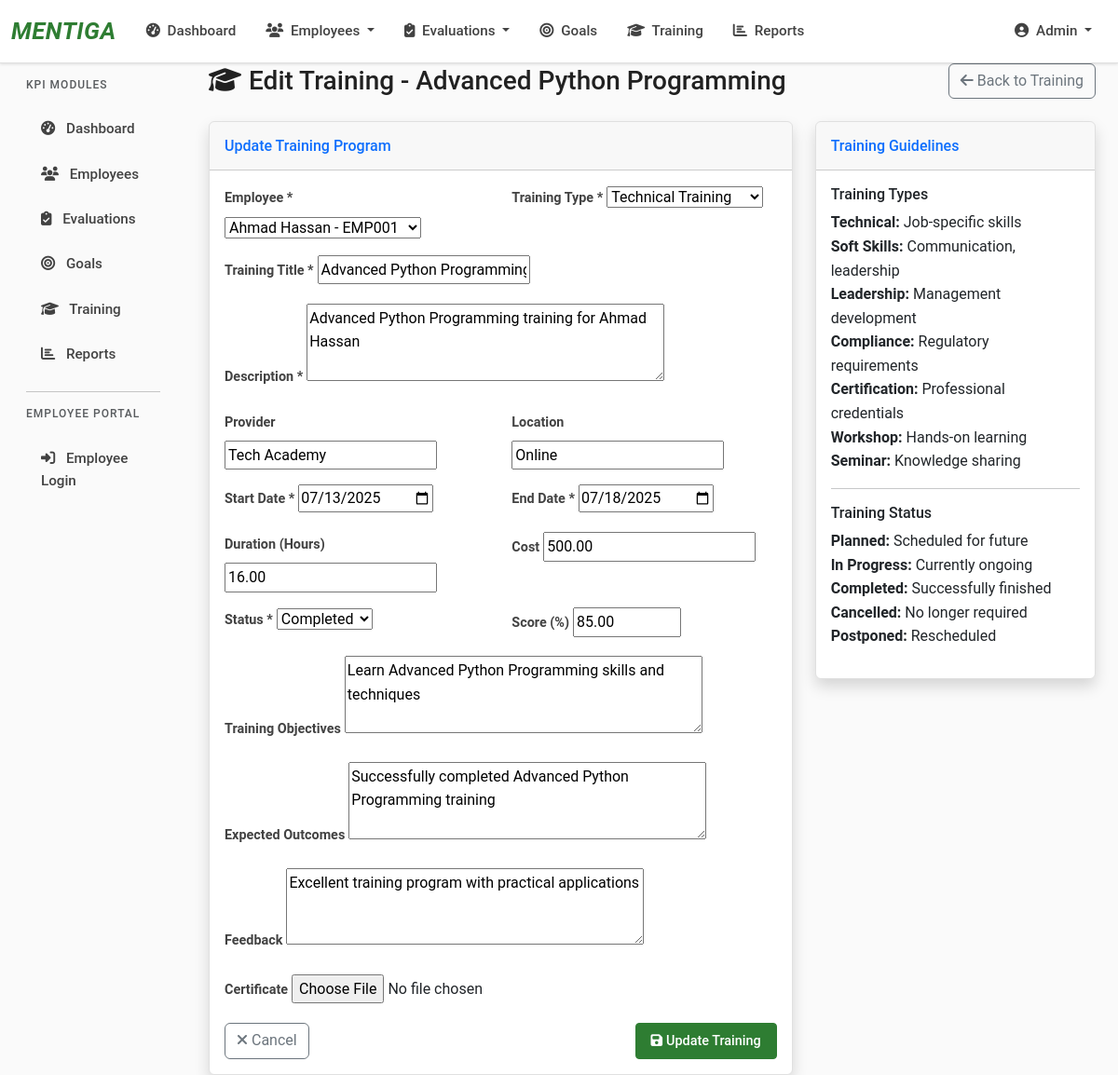
The page /employee/trainings/1/edit/ (signed in) on the database its author committed.
### KPI/models.py (models this page shows, shortened)
class Employee(models.Model):
    EMPLOYEE_STATUS = [
        ('active', 'Active'),
        ('inactive', 'Inactive'),
        ('terminated', 'Terminated'),
        ('probation', 'Probation'),
        ('contract', 'Contract'),
    ]
    GENDER_CHOICES = [
        ('M', 'Male'),
        ('F', 'Female'),
        ('O', 'Other'),
    ]
    user = models.OneToOneField(User, on_delete=models.CASCADE, null=True, blank=True)
    employee_id = models.CharField(max_length=20, unique=True)
    first_name = models.CharField(max_length=100)
    last_name = models.CharField(max_length=100)
    email = models.EmailField()
    phone = models.CharField(max_length=20, blank=True)
    department = models.ForeignKey(Department, on_delete=models.CASCADE)
    position = models.CharField(max_length=100)
    hire_date = models.DateField()
    status = models.CharField(max_length=20, choices=EMPLOYEE_STATUS, default='active')
    manager = models.ForeignKey('self', on_delete=models.SET_NULL, null=True, blank=True)
    gender = models.CharField(max_length=1, choices=GENDER_CHOICES, blank=True)
    date_of_birth = models.DateField(null=True, blank=True)
    address = models.TextField(blank=True)
    emergency_contact = models.CharField(max_length=100, blank=True)
    emergency_phone = models.CharField(max_length=20, blank=True)
    salary = models.DecimalField(max_digits=10, decimal_places=2, null=True, blank=True)
    created_at = models.DateTimeField(auto_now_add=True)
    def __str__(self):
        return f"{self.first_name} {self.last_name} - {self.employee_id}"
    class Meta:
        ordering = ['first_name', 'last_name']

class Training(models.Model):
    TRAINING_STATUS = [
        ('planned', 'Planned'),
        ('in_progress', 'In Progress'),
        ('completed', 'Completed'),
        ('cancelled', 'Cancelled'),
        ('postponed', 'Postponed'),
    ]
    TRAINING_TYPES = [
        ('technical', 'Technical Training'),
        ('soft_skills', 'Soft Skills Training'),
        ('leadership', 'Leadership Training'),
        ('compliance', 'Compliance Training'),
        ('certification', 'Certification'),
        ('workshop', 'Workshop'),
        ('seminar', 'Seminar'),
    ]
    employee = models.ForeignKey(Employee, on_delete=models.CASCADE)
    title = models.CharField(max_length=200)
    description = models.TextField()
    training_type = models.CharField(max_length=20, choices=TRAINING_TYPES, default='technical')
    provider = models.CharField(max_length=100, blank=True)
    location = models.CharField(max_length=100, blank=True)
    start_date = models.DateField()
    end_date = models.DateField()
    duration_hours = models.DecimalField(max_digits=5, decimal_places=2, null=True, blank=True)
    cost = models.DecimalField(max_digits=10, decimal_places=2, null=True, blank=True)
    status = models.CharField(max_length=20, choices=TRAINING_STATUS, default='planned')
    score = models.DecimalField(max_digits=5, decimal_places=2, null=True, blank=True, validators=[MinValueValidator(0), MaxValueValidator(100)])
    certificate = models.FileField(upload_to='certificates/', null=True, blank=True)
    objectives = models.TextField(blank=True)
    outcomes = models.TextField(blank=True)
    feedback = models.TextField(blank=True)
    created_at = models.DateTimeField(auto_now_add=True)
    class Meta:
        ordering = ['-start_date']

### KPI/views.py (the view)
# urls.py: path('trainings/<int:training_id>/edit/', views.training_edit, name='training_edit'),
@login_required
def training_edit(request, training_id):
    training = get_object_or_404(Training, id=training_id)
    if request.method == 'POST':
        form = TrainingForm(request.POST, request.FILES, instance=training)
        if form.is_valid():
            training = form.save()
            messages.success(request, f'Training "{training.title}" updated successfully.')
            return redirect('KPI:training_detail', training_id=training.id)
    else:
        form = TrainingForm(instance=training)
    context = {
        'form': form,
        'training': training,
        'title': f'Edit Training - {training.title}',
        'action': 'Update'
    }
    return render(request, 'KPI/training_form.html', context)

### KPI/forms.py
class TrainingForm(forms.ModelForm):
    class Meta:
        model = Training
        fields = [
            'employee', 'title', 'description', 'training_type', 'provider',
            'location', 'start_date', 'end_date', 'duration_hours', 'cost',
            'status', 'score', 'objectives', 'outcomes', 'feedback', 'certificate'
        ]
        widgets = {
            'start_date': forms.DateInput(attrs={'type': 'date'}),
            'end_date': forms.DateInput(attrs={'type': 'date'}),
            'description': forms.Textarea(attrs={'rows': 3}),
            'objectives': forms.Textarea(attrs={'rows': 3}),
            'outcomes': forms.Textarea(attrs={'rows': 3}),
            'feedback': forms.Textarea(attrs={'rows': 3}),
            'duration_hours': forms.NumberInput(attrs={'min': '0', 'step': '0.5'}),
            'cost': forms.NumberInput(attrs={'min': '0', 'step': '0.01'}),
            'score': forms.NumberInput(attrs={'min': '0', 'max': '100', 'step': '0.01'}),
        }

### KPI/templates/KPI/training_form.html (shortened to what this page needs)
{% extends 'KPI/base.html' %}
{% load static %}
{% block content %}
<div class="container-fluid">
    <div class="d-sm-flex align-items-center justify-content-between mb-4">
        <h1 class="h3 mb-0 text-gray-800">
            <i class="fas fa-graduation-cap me-2"></i>{{ title }}
        </h1>
        <a href="{% url 'KPI:training_list' %}" class="btn btn-outline-secondary">
            <i class="fas fa-arrow-left me-1"></i>Back to Training
        </a>
    </div>
    <div class="row">
        <div class="col-lg-8">
            <div class="card shadow">
                <div class="card-header py-3">
                    <h6 class="m-0 font-weight-bold text-primary">{{ action }} Training Program</h6>
                </div>
                <div class="card-body">
                    <form method="post" enctype="multipart/form-data">
                        <div class="row">
                            <div class="col-md-6">
                                <div class="mb-3">
                                    <label for="{{ form.employee.id_for_label }}" class="form-label">Employee *</label>
                                    {{ form.employee }}
                                </div>
                            </div>
                            <div class="col-md-6">
                                <div class="mb-3">
                                    <label for="{{ form.training_type.id_for_label }}" class="form-label">Training Type *</label>
                                    {{ form.training_type }}
                                </div>
                            </div>
                        </div>
                        <div class="mb-3">
                            <label for="{{ form.title.id_for_label }}" class="form-label">Training Title *</label>
                            {{ form.title }}
                        </div>
                        <div class="mb-3">
                            <label for="{{ form.description.id_for_label }}" class="form-label">Description *</label>
                            {{ form.description }}
                        </div>
                        <div class="row">
                            <div class="col-md-6">
                                <div class="mb-3">
                                    <label for="{{ form.provider.id_for_label }}" class="form-label">Provider</label>
                                    {{ form.provider }}
                                </div>
                            </div>
                            <div class="col-md-6">
                                <div class="mb-3">
                                    <label for="{{ form.location.id_for_label }}" class="form-label">Location</label>
                                    {{ form.location }}
                                </div>
                            </div>
                        </div>
                        <div class="row">
                            <div class="col-md-6">
                                <div class="mb-3">
                                    <label for="{{ form.start_date.id_for_label }}" class="form-label">Start Date *</label>
                                    {{ form.start_date }}
                                </div>
                            </div>
                            <div class="col-md-6">
                                <div class="mb-3">
                                    <label for="{{ form.end_date.id_for_label }}" class="form-label">End Date *</label>
                                    {{ form.end_date }}
                                </div>
                            </div>
                        </div>
                        <div class="row">
                            <div class="col-md-6">
                                <div class="mb-3">
                                    <label for="{{ form.duration_hours.id_for_label }}" class="form-label">Duration (Hours)</label>
                                    {{ form.duration_hours }}
                                </div>
                            </div>
                            <div class="col-md-6">
                                <div class="mb-3">
                                    <label for="{{ form.cost.id_for_label }}" class="form-label">Cost</label>
                                    {{ form.cost }}
                                </div>
                            </div>
                        </div>
                        <div class="row">
                            <div class="col-md-6">
                                <div class="mb-3">
                                    <label for="{{ form.status.id_for_label }}" class="form-label">Status *</label>
                                    {{ form.status }}
                                </div>
                            </div>
                            <div class="col-md-6">
                                <div class="mb-3">
                                    <label for="{{ form.score.id_for_label }}" class="form-label">Score (%)</label>
                                    {{ form.score }}
                                </div>
                            </div>
                        </div>
                        <div class="mb-3">
                            <label for="{{ form.objectives.id_for_label }}" class="form-label">Training Objectives</label>
                            {{ form.objectives }}
                        </div>
                        <div class="mb-3">
                            <label for="{{ form.outcomes.id_for_label }}" class="form-label">Expected Outcomes</label>
                            {{ form.outcomes }}
                        </div>
                        <div class="mb-3">
                            <label for="{{ form.feedback.id_for_label }}" class="form-label">Feedback</label>
                            {{ form.feedback }}
                        </div>
                        <div class="mb-3">
                            <label for="{{ form.certificate.id_for_label }}" class="form-label">Certificate</label>
                            {{ form.certificate }}
                        </div>
                        <div class="d-flex justify-content-between">
                            <a href="{% url 'KPI:training_list' %}" class="btn btn-outline-secondary">
                                <i class="fas fa-times me-1"></i>Cancel
                            </a>
                            <button type="submit" class="btn btn-primary">
                                <i class="fas fa-save me-1"></i>{{ action }} Training
                            </button>
                        </div>
                    </form>
                </div>
            </div>
        </div>
        <div class="col-lg-4">
            <div class="card shadow">
                <div class="card-header py-3">
                    <h6 class="m-0 font-weight-bold text-primary">Training Guidelines</h6>
                </div>
                <div class="card-body">
                    <h6 class="font-weight-bold">Training Types</h6>
                    <ul class="list-unstyled">
                        <li><strong>Technical:</strong> Job-specific skills</li>
                        <li><strong>Soft Skills:</strong> Communication, leadership</li>
                        <li><strong>Leadership:</strong> Management development</li>
                        <li><strong>Compliance:</strong> Regulatory requirements</li>
                        <li><strong>Certification:</strong> Professional credentials</li>
                        <li><strong>Workshop:</strong> Hands-on learning</li>
                        <li><strong>Seminar:</strong> Knowledge sharing</li>
                    </ul>
                    <hr>
                    <h6 class="font-weight-bold">Training Status</h6>
                    <ul class="list-unstyled">
                        <li><strong>Planned:</strong> Scheduled for future</li>
                        <li><strong>In Progress:</strong> Currently ongoing</li>
                        <li><strong>Completed:</strong> Successfully finished</li>
                        <li><strong>Cancelled:</strong> No longer required</li>
                        <li><strong>Postponed:</strong> Rescheduled</li>
                    </ul>
                </div>
            </div>
        </div>
    </div>
</div>
{% endblock %}

### KPI/templates/KPI/base.html (style rules this page uses)
:root { --mentiga-green: #2E7D32; --mentiga-dark-green: #1B5E20; --mentiga-light-green: #A5D6A7; --mentiga-blue: #1565C0; --mentiga-dark-blue: #0D47A1; --mentiga-gray: #424242; --mentiga-light-gray: #757575; }
body { font-family: 'Roboto', 'Segoe UI', Tahoma, Geneva, Verdana, sans-serif; background-color: #FAFAFA; color: #212121; line-height: 1.6; }
.btn-primary { background-color: var(--mentiga-green); border-color: var(--mentiga-green); font-weight: 500; font-size: 0.9rem; padding: 0.5rem 1rem; border-radius: 4px; transition: all 0.2s ease; }
.card { border: 1px solid #E0E0E0; box-shadow: 0 1px 3px rgba(0,0,0,0.08); border-radius: 6px; }
.form-label { font-weight: 600; color: var(--mentiga-gray); margin-bottom: 0.5rem; font-size: 0.9rem; }

### rows shown on the page
Employee: employee "Ahmad Hassan - EMP001"
Training: training_type "Technical Training", title "Advanced Python Programming", description "Advanced Python Programming training for Ahmad Hassan", provider "Tech Academy", location "Online", start_date "07/13/2025", end_date "07/18/2025", duration_hours "16.00", cost "500.00", status "Completed", score "85.00", objectives "Learn Advanced Python Programming skills and techniques", outcomes "Successfully completed Advanced Python Programming training", feedback "Excellent training program with practical applications"

### other values the page prints
{{ title }} "Edit Training - Advanced Python Programming"
{{ action }} "Update"
